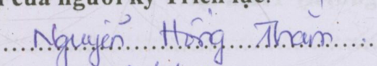
#> input picture img1.png, 377 x 66 px
$ jupyter execute --allow-errors test.ipynb   (older library calls are emulated)
#> lines starting #> are read from the running program, lines starting #| are printed output that depends on the picture; after the words box and inside, x2 and y2 are one past the last pixel; in counts of white or black regions, pixels touching at a corner belong together; long printed decimals are rounded
#> further down, img is the input picture: shape (66, 377, 3); mean B, G, R 224.2, 209.1, 211.4
[cell 1]
import matplotlib.pyplot as plt
import cv2
import numpy as np
from PIL import Image as pil
from PIL import Image
from pkg_resources import parse_version
if parse_version(pil.__version__)>=parse_version('10.0.0'):
    Image.ANTIALIAS=Image.LANCZOS

import warnings
warnings.filterwarnings("ignore")

from vietocr.tool.predictor import Predictor
from vietocr.tool.config import Cfg

def maximize_contrast(imgGrayscale):
	#Làm cho độ tương phản lớn nhất
	height, width = imgGrayscale.shape[:2]
#> height = 66; width = 377

	imgTopHat = np.zeros((height, width, 1), np.uint8)
	imgBlackHat = np.zeros((height, width, 1), np.uint8)
	structuringElement = cv2.getStructuringElement(cv2.MORPH_RECT, (2, 2)) #tạo bộ lọc kernel

	imgTopHat = cv2.morphologyEx(imgGrayscale, cv2.MORPH_TOPHAT, structuringElement, iterations = 5) #nổi bật chi tiết sáng trong nền tối
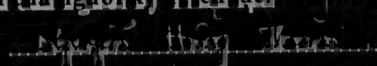
#> imgTopHat: shape (66, 377); min 0, max 155, mean 17.6
	#cv2.imwrite("tophat.jpg",imgTopHat)
	imgBlackHat = cv2.morphologyEx(imgGrayscale, cv2.MORPH_BLACKHAT, structuringElement, iterations = 15) #Nổi bật chi tiết tối trong nền sáng
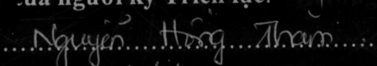
#> imgBlackHat: shape (66, 377); min 0, max 153, mean 13
	#cv2.imwrite("blackhat.jpg",imgBlackHat)
	imgGrayscalePlusTopHat = cv2.add(imgGrayscale, imgTopHat)
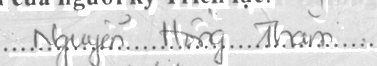
#> imgGrayscalePlusTopHat: shape (66, 377); min 68, max 255, mean 221.1
	imgGrayscalePlusTopHatMinusBlackHat = cv2.subtract(imgGrayscalePlusTopHat, imgBlackHat)
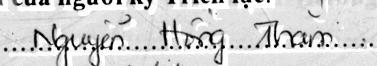
#> imgGrayscalePlusTopHatMinusBlackHat: shape (66, 377); min 0, max 255, mean 208.8

	#Kết quả cuối là ảnh đã tăng độ tương phản
	return imgGrayscalePlusTopHatMinusBlackHat

def remove_noise(img):
    img = cv2.cvtColor(img, cv2.COLOR_BGR2GRAY)
    img = maximize_contrast(img)

    _, blackAndWhite = cv2.threshold(img, 127, 255, cv2.THRESH_BINARY_INV + cv2.THRESH_OTSU)
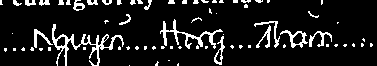
#> blackAndWhite: shape (66, 377); 10.8% white in thin lines or dots

    kernel = np.ones((2,3),np.uint8)
    blackAndWhite = cv2.dilate(blackAndWhite, np.ones((2,3),np.uint8), iterations=1)
#> blackAndWhite: shape (66, 377); 20.6% white; 54 white regions (7 under 20 px), largest, box (x1, y1, x2, y2) and area: (29, 24, 125, 66) 1345, (159, 19, 226, 66) 982, (253, 21, 333, 49) 951
    blackAndWhite = cv2.erode(blackAndWhite, kernel, iterations=1)
#> blackAndWhite: shape (66, 377); 11.9% white; 59 white regions (34 under 20 px), largest, box (x1, y1, x2, y2) and area: (30, 25, 124, 66) 770, (160, 20, 225, 66) 557, (280, 31, 332, 49) 309
    blackAndWhite = cv2.dilate(blackAndWhite, np.ones((2,3),np.uint8), iterations=1)
#> blackAndWhite: shape (66, 377); 21.2% white; 53 white regions (6 under 20 px), largest, box (x1, y1, x2, y2) and area: (29, 25, 125, 66) 1328, (159, 20, 226, 66) 977, (253, 22, 333, 50) 951
    blackAndWhite = cv2.erode(blackAndWhite, kernel, iterations=1)
#> blackAndWhite: shape (66, 377); 12.3% white; 59 white regions (34 under 20 px), largest, box (x1, y1, x2, y2) and area: (30, 26, 124, 66) 762, (160, 21, 225, 66) 554, (280, 32, 332, 50) 309
    blackAndWhite = cv2.dilate(blackAndWhite, np.ones((1,2),np.uint8), iterations=1)
#> blackAndWhite: shape (66, 377); 15.5% white; 59 white regions (31 under 20 px), largest, box (x1, y1, x2, y2) and area: (30, 26, 125, 66) 964, (160, 21, 226, 66) 700, (280, 32, 333, 50) 384

    nlabels, labels, stats, centroids = cv2.connectedComponentsWithStats(blackAndWhite, None, None, None, 8, cv2.CV_32S)
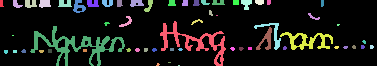
#> labels: shape (66, 377) int32; 60 distinct labels, from 0 to 59; one colour per label, 0 black
#> nlabels = 60; stats = 60 rows, first 6: [0, 0, 377, 66, 21037], [0, 0, 4, 7, 22], [13, 0, 10, 8, 44], [25, 0, 12, 8, 73], [39, 0, 12, 8, 77], [58, 0, 14, 7, 74]; centroids = 60 pairs, first value 1.09 to 371.3, second value 1.72 to 65
    sizes = stats[1:, -1] #get CC_STAT_AREA component
#> sizes = 59 values, max 964 at index 30, min 2 at index 23, mean 65.17
    img2 = np.zeros((labels.shape), np.uint8)

    for i in range(0, nlabels - 1):
        if sizes[i] >= 19:   #filter small dotted regions
            img2[labels == i + 1] = 255
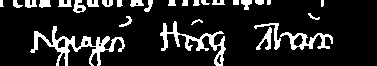
#> img2: shape (66, 377); 14.1% white; 29 white regions (1 under 20 px), largest, box (x1, y1, x2, y2) and area: (30, 26, 125, 66) 964, (160, 21, 226, 66) 700, (280, 32, 333, 50) 384

    res = cv2.bitwise_not(img2)
    kernel1 = np.ones((2,2),np.uint8)
    res = cv2.morphologyEx(res, cv2.MORPH_OPEN, kernel1)
#> res: shape (66, 377); 85.4% white; 27 black regions, largest, box (x1, y1, x2, y2) and area: (31, 27, 126, 66) 952, (161, 22, 227, 66) 693, (255, 24, 334, 51) 684

    res = cv2.GaussianBlur(res,(3,3),2)

    return res

img = cv2.imread('img1.png')
img = remove_noise(img)
plt.imshow(cv2.cvtColor(img, cv2.COLOR_GRAY2RGB))

[cell 2]
import cv2
import numpy as np
from PIL import Image as pil
from PIL import Image
from pkg_resources import parse_version
if parse_version(pil.__version__)>=parse_version('10.0.0'):
    Image.ANTIALIAS=Image.LANCZOS

import warnings
warnings.filterwarnings("ignore")

from vietocr.tool.predictor import Predictor
from vietocr.tool.config import Cfg

def maximize_contrast(imgGrayscale):
	#Làm cho độ tương phản lớn nhất
	height, width = imgGrayscale.shape[:2]

	imgTopHat = np.zeros((height, width, 1), np.uint8)
	imgBlackHat = np.zeros((height, width, 1), np.uint8)
	structuringElement = cv2.getStructuringElement(cv2.MORPH_RECT, (2, 2)) #tạo bộ lọc kernel

	imgTopHat = cv2.morphologyEx(imgGrayscale, cv2.MORPH_TOPHAT, structuringElement, iterations = 5) #nổi bật chi tiết sáng trong nền tối
	#cv2.imwrite("tophat.jpg",imgTopHat)
	imgBlackHat = cv2.morphologyEx(imgGrayscale, cv2.MORPH_BLACKHAT, structuringElement, iterations = 15) #Nổi bật chi tiết tối trong nền sáng
	#cv2.imwrite("blackhat.jpg",imgBlackHat)
	imgGrayscalePlusTopHat = cv2.add(imgGrayscale, imgTopHat)
	imgGrayscalePlusTopHatMinusBlackHat = cv2.subtract(imgGrayscalePlusTopHat, imgBlackHat)

	#Kết quả cuối là ảnh đã tăng độ tương phản
	return imgGrayscalePlusTopHatMinusBlackHat

def remove_noise(img):
    img = cv2.cvtColor(img, cv2.COLOR_BGR2GRAY)
    # img = maximize_contrast(img)

    _, blackAndWhite = cv2.threshold(img, 127, 255, cv2.THRESH_BINARY_INV + cv2.THRESH_OTSU)
#> blackAndWhite: shape (66, 377); 10.5% white in thin lines or dots

    blackAndWhite = cv2.dilate(blackAndWhite, np.ones((2,1),np.uint8), iterations=1)
#> blackAndWhite: shape (66, 377); 13.3% white; 65 white regions (37 under 20 px), largest, box (x1, y1, x2, y2) and area: (34, 24, 124, 66) 777, (160, 20, 225, 66) 598, (254, 21, 308, 49) 327
    blackAndWhite = cv2.erode(blackAndWhite, np.ones((2,2),np.uint8), iterations=1)
#> blackAndWhite: shape (66, 377); 7.6% white in thin lines or dots
    blackAndWhite = cv2.dilate(blackAndWhite, np.ones((2,1),np.uint8), iterations=1)
#> blackAndWhite: shape (66, 377); 10% white in thin lines or dots

    plt.imshow(blackAndWhite)

    nlabels, labels, stats, centroids = cv2.connectedComponentsWithStats(blackAndWhite, None, None, None, 8, cv2.CV_32S)
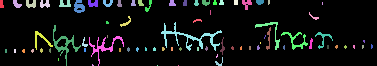
#> labels: shape (66, 377) int32; 78 distinct labels, from 0 to 77; one colour per label, 0 black
#> nlabels = 78; stats = 78 rows, first 6: [0, 0, 377, 66, 22385], [0, 0, 4, 8, 27], [13, 0, 9, 8, 43], [26, 0, 10, 8, 58], [40, 0, 10, 8, 54], [59, 0, 12, 7, 57]; centroids = 78 pairs, first value 1.22 to 371.4, second value 1.64 to 65
    sizes = stats[1:, -1] #get CC_STAT_AREA component
#> sizes = 77 values, max 338 at index 28, min 1 at index 75, mean 32.43
    img2 = np.zeros((labels.shape), np.uint8)

    for i in range(0, nlabels - 1):
        if sizes[i] >= 19:   #filter small dotted regions
            img2[labels == i + 1] = 255
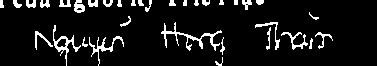
#> img2: shape (66, 377); 8.7% white; 34 white regions, largest, box (x1, y1, x2, y2) and area: (161, 22, 222, 51) 338, (53, 25, 81, 66) 225, (89, 36, 124, 66) 198

    res = cv2.bitwise_not(img2)
    kernel1 = np.ones((2,2),np.uint8)
    res = cv2.morphologyEx(res, cv2.MORPH_OPEN, kernel1)
#> res: shape (66, 377); 90.8% white; 30 black regions, largest, box (x1, y1, x2, y2) and area: (36, 26, 125, 66) 544, (162, 23, 226, 56) 376, (282, 33, 309, 51) 133

    res = cv2.GaussianBlur(res,(3,3),2)
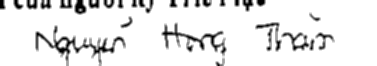
#> res: shape (66, 377); min 0, max 255, mean 231.5

    return res

class OCRModel(object):
    def __init__(self, weight_path=None):
        if weight_path != None:
            self.weight_path = weight_path
        else:
            self.weight_path = "vietocr_model/weights/vgg_transformer_default.pth"

        # self.config = Cfg.load_config_from_name('vgg_transformer')
        self.config = Cfg.load_config_from_file('vietocr_model/config.yml')
        # self.config = Cfg.load_config_from_file('vietocr_model/config_vgg_seq2seq.yml')
        self.config['weights'] = self.weight_path
        self.config['cnn']['pretrained']=False
        self.config['device'] = 'cpu'
        self.config['predictor'].update({'beamsearch': True})

        self.detector = Predictor(self.config)

    def recognize(self, img):
        s = self.detector.predict(Image.fromarray(img), return_prob=False)
        return s


#> (the rest of this cell did not finish here and is left out)

[cell 3]
image = np.array(Image.open('img1.png'))
thresh = remove_noise(image)
# gray_image = cv2.cvtColor(image, cv2.COLOR_RGB2GRAY)
# _, thresh = cv2.threshold(gray_image, 245, 255, cv2.THRESH_BINARY)

# Đếm số điểm ảnh trắng trong ảnh
white_pixel_count = cv2.countNonZero(thresh)
#> white_pixel_count = 24453

# Tính tỉ lệ điểm ảnh trắng trên tổng số điểm ảnh
white_pixel_ratio = white_pixel_count / (image.shape[0] * image.shape[1])
#> white_pixel_ratio = 0.983

# Xác định ngưỡng để xem ảnh có được coi là trắng hay không
threshold_ratio = 0.99
print(image.shape)
#| (66, 377, 3)
print(white_pixel_ratio)
#| 0.9828
print(white_pixel_ratio > threshold_ratio)
#| False
plt.imshow(thresh)

$ run again, with img2.png copied over img1.png
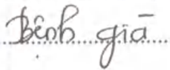
#> input picture img2.png, 170 x 70 px
#> img is the input picture: shape (70, 170, 3); mean B, G, R 239.5, 239.5, 239.8
#> in remove_noise, `nlabels, labels, stats, centroids = cv2.connectedComponentsWithStats(b..`: nlabels = 20; stats = 20 rows, first 6: [0, 0, 170, 70, 10149], [5, 6, 75, 41, 892], [34, 17, 11, 9, 54], [138, 16, 17, 3, 48], [95, 27, 33, 43, 467], [122, 26, 7, 3, 16]; centroids = 20 rows, first 8: [85.83, 34.48], [44.19, 29.45], [38.31, 20.31], [145.9, 16.98], [109.5, 44.88], [124.6, 26.94], [139, 37.15], [56.33, 43.89]
#> in remove_noise, `sizes = stats[1:, -1]`: sizes = 19 values, max 892 at index 0, min 5 at index 17, mean 92.16
#> in remove_noise, `nlabels, labels, stats, centroids = cv2.connectedComponentsWithStats(b..`:
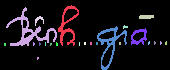
#> labels: shape (70, 170) int32; 24 distinct labels, from 0 to 23; one colour per label, 0 black
#> in remove_noise, `nlabels, labels, stats, centroids = cv2.connectedComponentsWithStats(b..`: nlabels = 24; stats = 24 rows, first 6: [0, 0, 170, 70, 10512], [58, 5, 21, 41, 262], [6, 7, 51, 39, 460], [139, 15, 15, 4, 56], [35, 16, 9, 10, 36], [123, 25, 5, 4, 12]; centroids = 24 rows, first 8: [85.6, 34.63], [67.08, 25.42], [29.71, 31.56], [145.8, 16.45], [38.56, 19.36], [124.8, 26.5], [109.9, 43.13], [138.6, 36.46]
#> in remove_noise, `sizes = stats[1:, -1]`: sizes = 23 values, max 460 at index 1, min 4 at index 14, mean 60.35
#> in remove_noise, `res = cv2.GaussianBlur(res,(3,3),2)`:
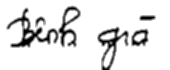
#> res: shape (70, 170); min 0, max 255, mean 227.4
#> white_pixel_count = 11652
#> white_pixel_ratio = 0.979
#| (70, 170, 3)
#| 0.9792
#| False
